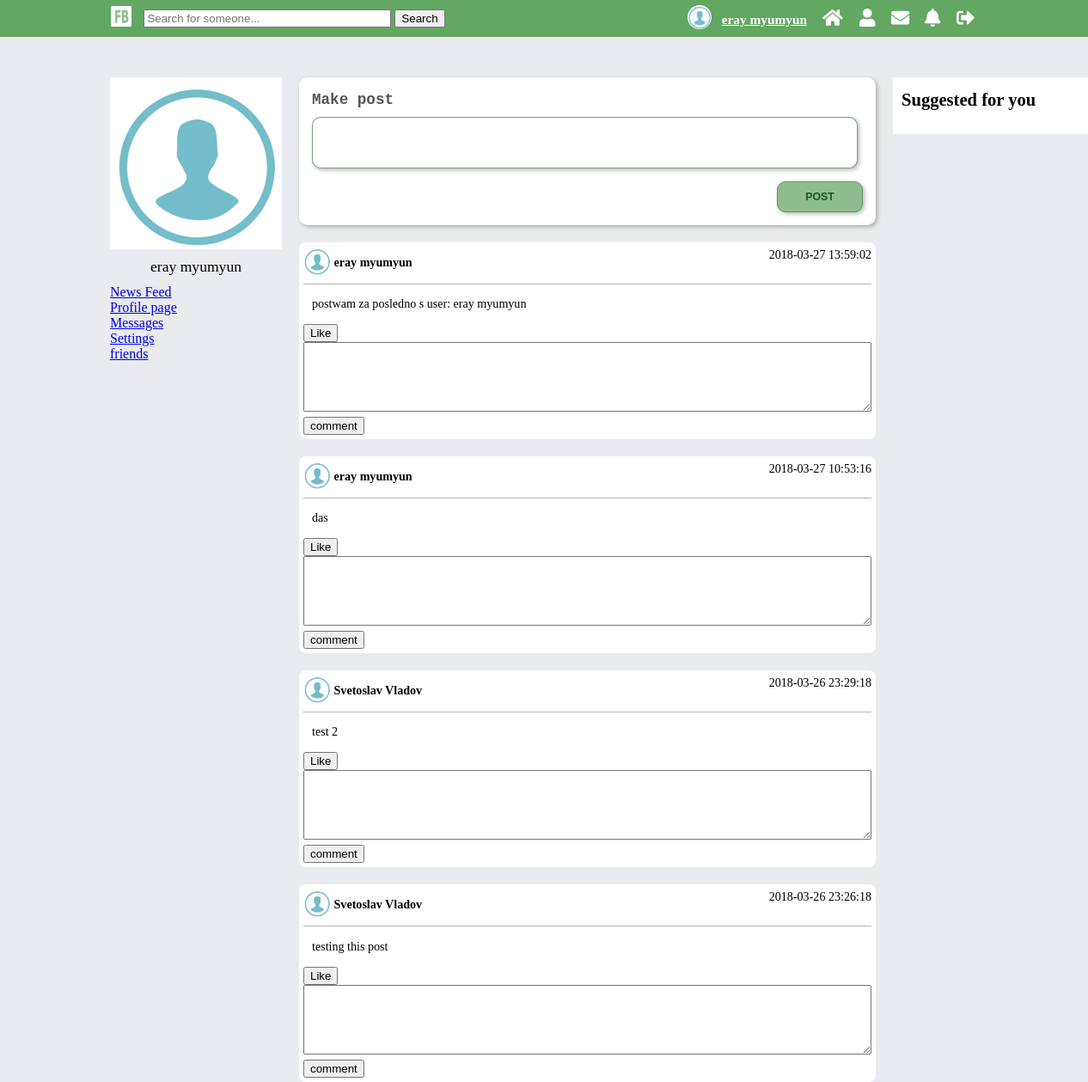
Screenshot of /V2.0/view/main.php (signed in) with the database file from the repository.
### tables this page shows
CREATE TABLE `posts` (
  `id` int(11) NOT NULL,
  `description` text NOT NULL,
  `create_date` timestamp NOT NULL DEFAULT CURRENT_TIMESTAMP ON UPDATE CURRENT_TIMESTAMP,
  `edit_date` datetime DEFAULT NULL,
  `user_id` int(11) NOT NULL
);

CREATE TABLE `users` (
  `id` int(11) NOT NULL,
  `first_name` varchar(45) DEFAULT NULL,
  `last_name` varchar(45) DEFAULT NULL,
  `email` varchar(100) NOT NULL,
  `password` varchar(150) NOT NULL,
  `reg_date` timestamp NOT NULL DEFAULT CURRENT_TIMESTAMP ON UPDATE CURRENT_TIMESTAMP,
  `gender` varchar(45) NOT NULL,
  `birthday` date NOT NULL,
  `relation_status` varchar(30) DEFAULT NULL,
  `profile_pic` varchar(200) NOT NULL,
  `profile_cover` varchar(200) NOT NULL
);

### V2.0/model/posts_dao.php (called while the page is built, shortened)
<?php
function getAllPosts() {
    $pdo = $GLOBALS['pdo'];
    $statement = $pdo->prepare("SELECT posts.id AS post_id, posts.description, posts.create_date, users.id AS user_id, users.first_name, users.last_name, users.profile_pic, users.profile_cover
                                FROM posts
                                JOIN users ON posts.user_id = users.id WHERE ?
                                ORDER BY posts.create_date DESC ");
    $statement->execute(array(1));
    $result = $statement->fetchAll(PDO::FETCH_ASSOC);
    return $result;
}

### V2.0/view/main.php (the view, shortened to what this page needs)
<?php
    require_once "../include/header.php";
    require_once  "../include/mainHeader.php";
?>
<div id="left-col-grid">
    <div class="lwrap">
        <?php
            require_once  "../include/modules/leftProfileInfo.php";
            require_once  "../include/modules/leftNav.php";
        ?>
    </div>
</div>
<div id="content-grid">
    <div class="post-container">
        <?php
        require_once "../include/modules/post-mod.php";
        require_once "../model/posts_dao.php";
        ?>
        <div id="newsfeed">
            <?php
            $allPosts = getAllPosts();
            foreach ($allPosts as $post) {?>
            <div class="post">
                <div class="post-header">
                    <span><img class="postProfPic" src="<?php echo $post['profile_pic']; ?>" alt="profile picture"></span>
                    <span class="post-owner"><?php echo $post["first_name"] . " " . $post["last_name"]; ?></span>
                    <span class="post-date"><?php echo $post['create_date']; ?></span>
                </div>
                <div class="post-desc">
                    <p>
                        <?php echo $post["description"]; ?>
                    </p>
                </div>
                <div>
                    <button  class="like-button" id="<?php echo "like".$post['post_id']; ?>">Like</button>
                </div>
                <div class="comments">
                    <div class="add-comment-div">
                        <form action="../controller/add_comment_controller.php" method="post">
                            <textarea name="comment_description" id="" cols="80" rows=5"></textarea>
                            <input type="submit" value="comment" name="add_comment">
                        </form>
                    </div>
                </div>
            </div>
            <?php }?>
        </div>
    </div>
</div>
<div id="right-col-grid">
    <div class="lwrap">
        <div class="suggested_users">
            <?php require_once '../include/modules/suggested_users.php'?>
        </div>
    </div>
</div>
<?php
    require_once "../include/mainFooter.php";
    require_once "../include/footer.php";
?>

### V2.0/assets/css/main.css (style rules this page uses)
body { font-size: 1.1em; padding: 0; background-color: #e9ebee; margin: 0; padding-top: 50px; }
#left-col-grid { grid-area: left; }
#right-col-grid { grid-area: right; }
#content-grid { grid-area: main; height: 100vh; }
#left-col-grid { box-sizing: border-box; position: relative; width: 200px; }
#left-col-grid > *,#right-col-grid > * { position: fixed; width: inherit; }
div#right-col-grid { box-sizing: border-box; position: relative; width: 250px; }
img.postProfPic { height: 100%; border-radius: 100%; }
.post-header span { height: 32px;display: inline-block;vertical-align: top; }
.post { background: white; border-radius: 8px; padding: 5px; box-sizing: border-box; margin: 20px 0; }
.post-desc { padding: 0 10px; font-size: 0.8em; }
.post-header { font-size: 0.8em; border-bottom: 1px solid #b5b5b5; padding: 1px 0; }
span.post-owner { font-weight: bold; padding-top: 9px; }
span.post-date { float: right; }

### rows the page displays
posts: user.profile_pic (placeholder picture), user.first_name "eray", user.last_name "myumyun", create_date "2018-03-27 13:59:02", description "postwam za posledno s user: eray myumyun"
posts: user.profile_pic (placeholder picture), user.first_name "eray", user.last_name "myumyun", create_date "2018-03-27 10:53:16", description "das"
posts: user.profile_pic (placeholder picture), user.first_name "Svetoslav", user.last_name "Vladov", create_date "2018-03-26 23:29:18", description "test 2"
posts: user.profile_pic (placeholder picture), user.first_name "Svetoslav", user.last_name "Vladov", create_date "2018-03-26 23:26:18", description "testing this post"

### other values shown
$_SESSION["logged"]["first_name"] "eray"
$_SESSION["logged"]["last_name"] "myumyun"
